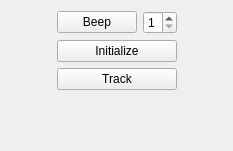
<?xml version="1.0" encoding="UTF-8"?>
<ui version="4.0">
 <class>ControllerWidget</class>
 <widget class="QWidget" name="ControllerWidget">
  <property name="geometry">
   <rect>
    <x>0</x>
    <y>0</y>
    <width>233</width>
    <height>151</height>
   </rect>
  </property>
  <property name="windowTitle">
   <string>Form</string>
  </property>
  <layout class="QGridLayout" name="gridLayout">
   <item row="1" column="1" colspan="2">
    <widget class="QPushButton" name="ButtonInitialize">
     <property name="text">
      <string>Initialize</string>
     </property>
    </widget>
   </item>
   <item row="2" column="1" colspan="2">
    <widget class="QPushButton" name="ButtonTrack">
     <property name="text">
      <string>Track</string>
     </property>
     <property name="checkable">
      <bool>true</bool>
     </property>
    </widget>
   </item>
   <item row="0" column="1">
    <widget class="QPushButton" name="ButtonBeep">
     <property name="text">
      <string>Beep</string>
     </property>
    </widget>
   </item>
   <item row="0" column="0" rowspan="4">
    <spacer name="SpacerLeft">
     <property name="orientation">
      <enum>Qt::Horizontal</enum>
     </property>
     <property name="sizeHint" stdset="0">
      <size>
       <width>40</width>
       <height>20</height>
      </size>
     </property>
    </spacer>
   </item>
   <item row="4" column="1" colspan="2">
    <spacer name="SpacerBottom">
     <property name="orientation">
      <enum>Qt::Vertical</enum>
     </property>
     <property name="sizeHint" stdset="0">
      <size>
       <width>20</width>
       <height>40</height>
      </size>
     </property>
    </spacer>
   </item>
   <item row="0" column="2">
    <widget class="QSpinBox" name="NumberOfBeeps">
     <property name="minimum">
      <number>1</number>
     </property>
     <property name="maximum">
      <number>9</number>
     </property>
    </widget>
   </item>
   <item row="0" column="3" rowspan="4">
    <spacer name="SpacerRight">
     <property name="orientation">
      <enum>Qt::Horizontal</enum>
     </property>
     <property name="sizeHint" stdset="0">
      <size>
       <width>40</width>
       <height>20</height>
      </size>
     </property>
    </spacer>
   </item>
  </layout>
 </widget>
 <resources/>
 <connections/>
</ui>
